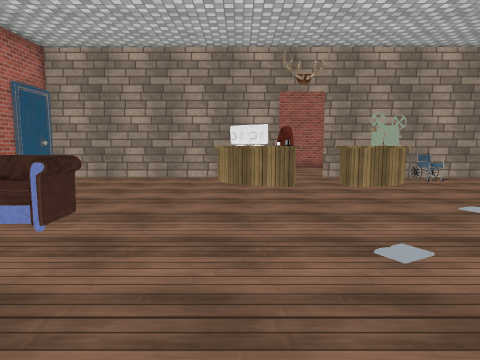
[1] (above)

16 first-person views from a walk through a 3-D level made in the Unity game engine. The camera is 1.2 m above the floor, tilts 6° down and sees 75° across. Doors are open. The floor is counted in squares, 1 m on a side. Each view is taken from the middle of a square. On the plan, view 1 faces up. The plan holds only what a view shows up to about 13 squares ahead; the rest is blank. Some surface patterns are stand-ins.

[2]
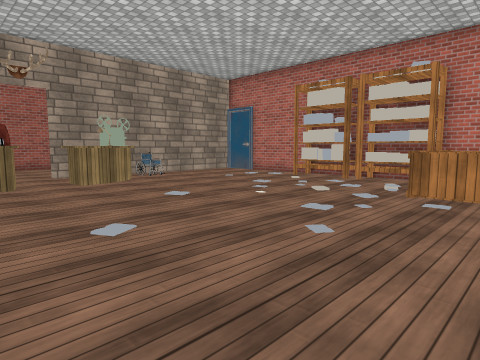

[3]
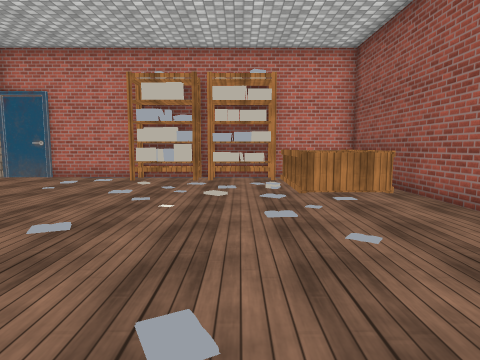

[4]
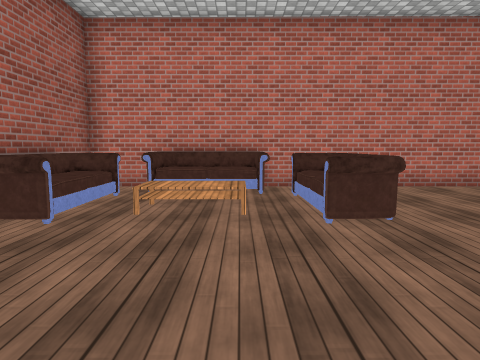

[5]
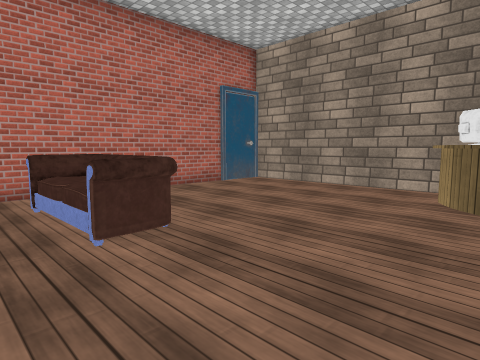

[6]
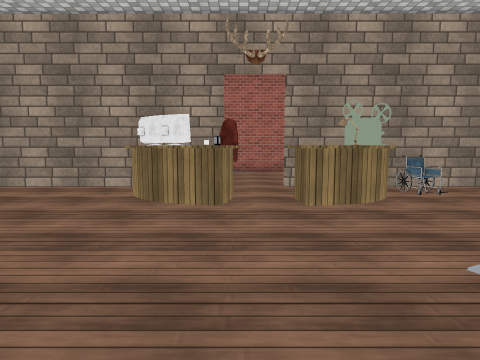

[7]
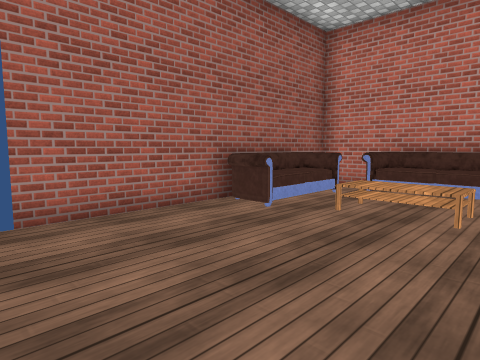

[8]
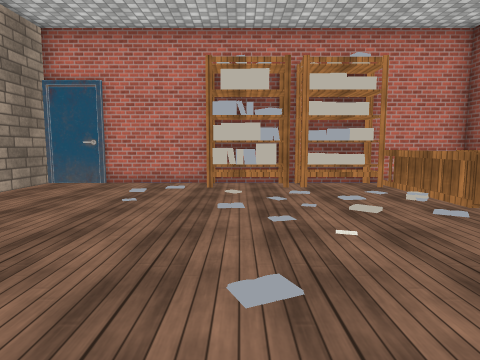

[9]
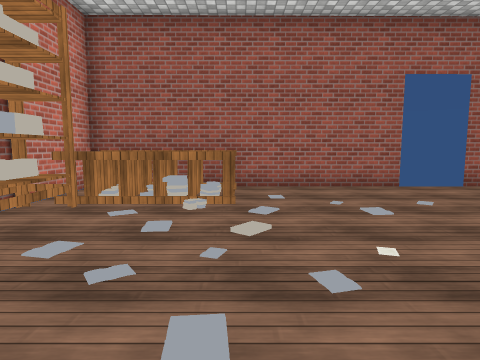

[10]
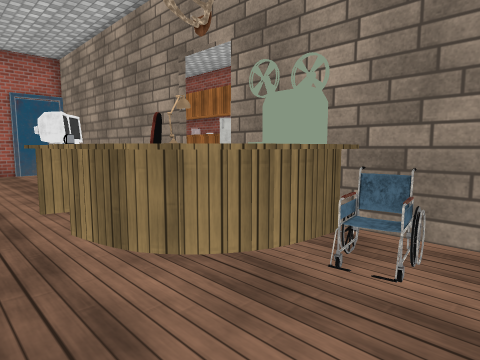

[11]
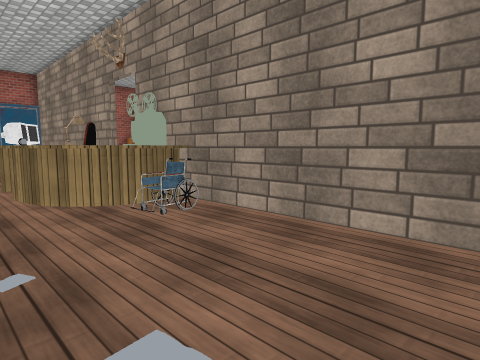

[12]
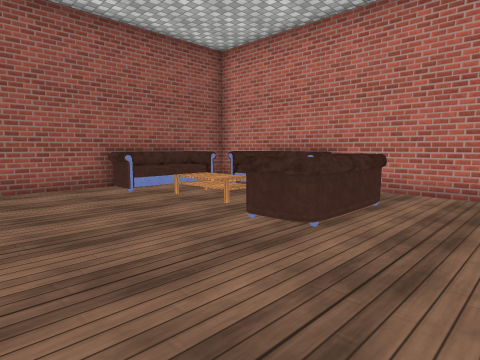

[13]
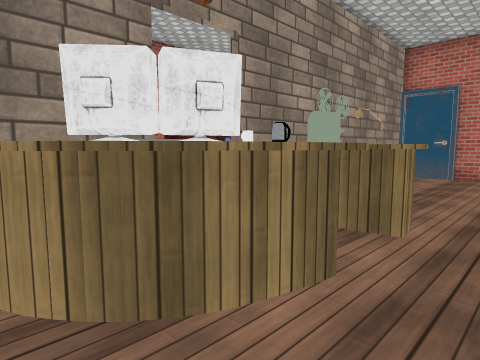

[14]
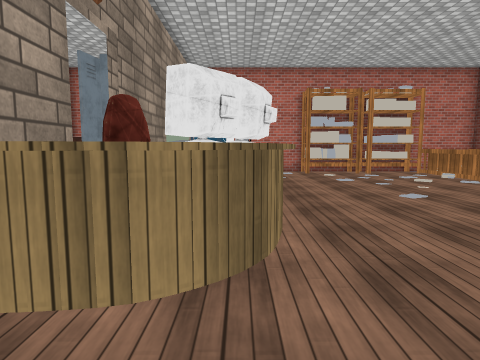

[15]
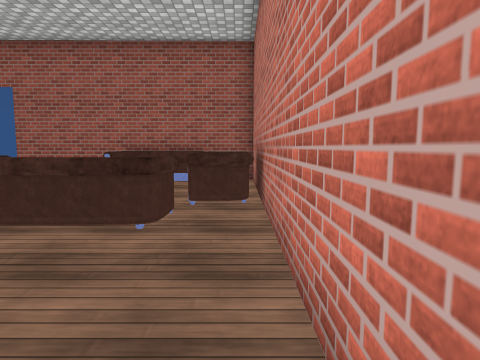

[16]
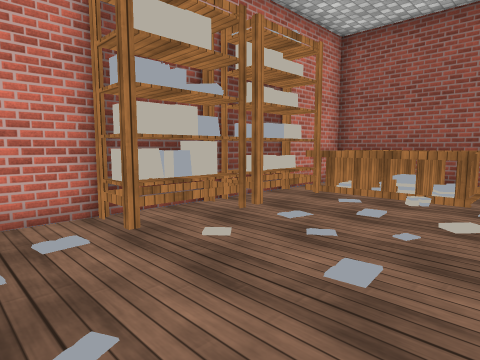

### Floor plan
Points are (right, up) in squares from view 1. A wall is a line through its corners. A room is listed if a view was taken in it or the views show most of it. See-through windows are left out.
Room 1 (views 1, 2, 3, 4, 5, 6, 7, 8, 9, 10, 11, 12, 13, 14, 15, 16)
walls: (1.6, 12.4) (-7.5, 12.4) (-7.5, -1.5) (1.1, -1.5); (1.6, 12.6) (1, 12.6); (3, -1.5) (12.5, -1.5) (12.5, 12.4) (3.2, 12.4)
ways out: open door at (2.7, 12.7)
objects: sofa (-7, 3) to (-6, 4); sofa (-6, -1) to (-3, 0); sofa (-6, 4) to (-3, 6); table (-1, 11) to (0, 12); monitor (0, 10) to (0, 11); table (1, 9); other object (1, 10); other object (1, 11); chair (1, 11) to (2, 12); kettle (2, 10); table (3, 9) to (4, 10); lamp (5, 10); projector (5, 11) to (6, 11); table (5, 12) to (6, 12); other object (6, 13); other object (7, 11); shelf (8, -1) to (12, 1); shelf (11, 2) to (11, 4); shelf (11, 5) to (11, 7); books (12, 2); books (12, 3); books (12, 4); books (12, 5); books (12, 6); books (12, 7)

Positions as (right, up) in squares from view 1, and headings:
1: (0, 0), facing up
2: (0, -1), facing up-right
3: (0, 3), facing right
4: (2, 3), facing left
5: (1, 3), facing up-left
6: (2, 3), facing up
7: (2, 4), facing down-left
8: (2, 6), facing right
9: (8, 8), facing down
10: (8, 8), facing up-left
11: (12, 8), facing up-left
12: (1, 8), facing down-left
13: (-1, 8), facing up-right
14: (-3, 10), facing right
15: (-7, 10), facing down
16: (7, 9), facing down-right
